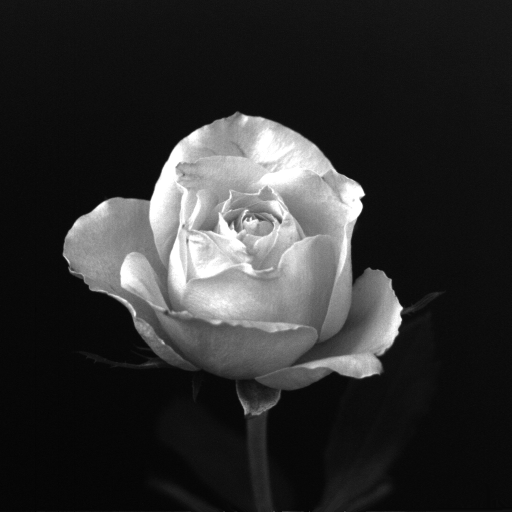
%> input picture 로봇비전/Original Images/dipum_images_ch02/Fig0206(a)(rose-original).tif, 1024 x 1024 px (shown at 1/2 size)
$ octave test1.m   (GNU Octave 9; MATLAB toolbox functions it lacks are replaced by stand-ins)
%> lines starting %> are read from the running program, lines starting %| are printed output that depends on the picture
### 로봇비전/hw1/reverse.m
function y = reverse(x) %Make the right and left side of matrix reversed
[m, n] = size(x);
for i = 1:m
    for j = 1:fix(n/2)
        S1 = x(i, j);
        S2 = x(i, n-j+1);
        y(i, j) = S2;
        y(i, n-j+1) = S1;
    end
end
end

### 로봇비전/hw1/right_shift.m
function y = right_shift(x, a) %Shift the Matrix x a space to the right
[m, n] = size(x);
for i = 1:m
    for j = 1:n-a
       y(i, j+a) = x(i, j);
    end
end
end

### 로봇비전/hw1/test1.m
%%% Robot Vision%%%
%%% Dept. of Electronic Engineering
%%% 201314651 Lee Wonjai

F = im2double(imread('.\Original Images\dipum_images_ch02\Fig0206(a)(rose-original).tif')); % 이미지 read
%> F: size 1024x1024 double; min 0, max 1, mean 0.183

imfinfo('.\Original Images\dipum_images_ch02\Fig0206(a)(rose-original).tif') % 이미지 정보 표시

S = F(300:340, 300:340); % 이미지 커팅하여 표시
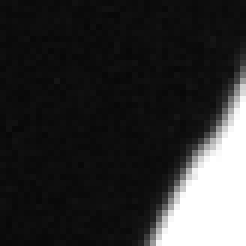
%> S: size 41x41 double (shown 6 times larger); min 0.0314, max 1, mean 0.185
S = im2uint8(S);
%> S: size 41x41 uint8
figure('Name', 'Cutted','NumberTitle','off'), imshow(S);

F = im2uint8(F); % 행렬 F를 uint8 형태로 바꿈
%> F is the input picture: size 1024x1024 uint8; min 0, max 255, mean 46.8

R = reverse(F); % 이미지 좌우 반전
%> after the loop in reverse, `for i = 1:m`:
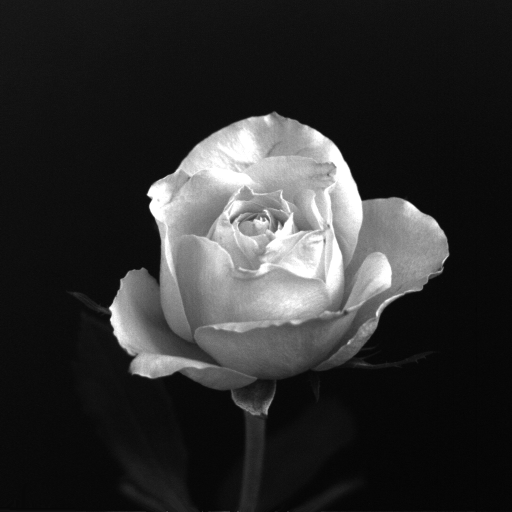
%> y: size 1024x1024 uint8 (shown at 1/2 size); min 0, max 255, mean 46.8; mean of the top-left, top-right, bottom-left and bottom-right quarters 47.1, 56.7, 41.6, 41.8
figure('Name', 'Reversed','NumberTitle','off'), imshow(R)

SD = F.*0.8; % 이미지 흐리게 하기
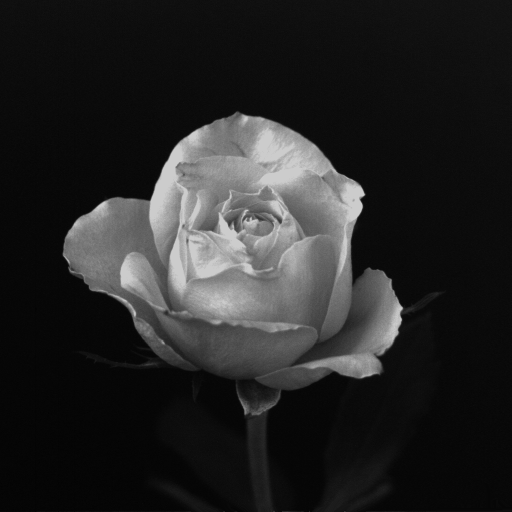
%> SD: size 1024x1024 uint8 (shown at 1/2 size); min 0, max 204, mean 37.4
figure('Name', 'Blurred','NumberTitle','off'), imshow(SD)

SR = right_shift(F, 3); % 이미지 시프트
%> after the loop in right_shift, `for i = 1:m`:
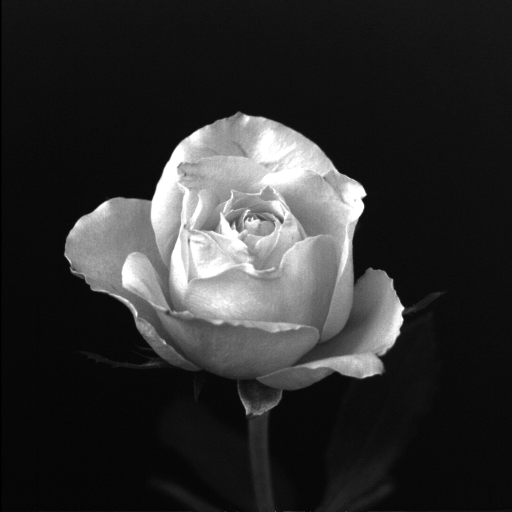
%> y: size 1024x1024 uint8 (shown at 1/2 size); min 0, max 255, mean 46.7
SB = F-SR; % original 이미지에서 shifted 이미지 빼기
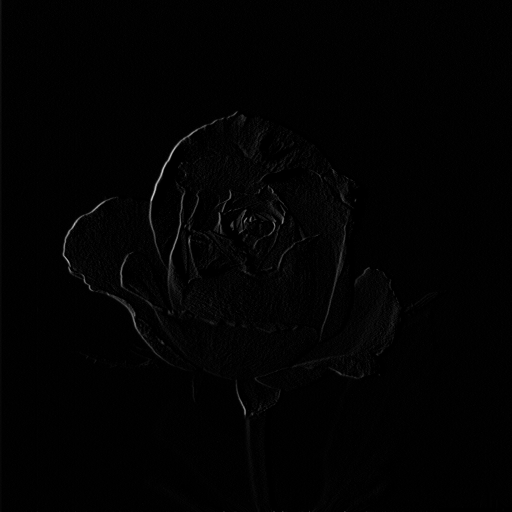
%> SB: size 1024x1024 uint8 (shown at 1/2 size); min 0, max 223, mean 2.3
figure('Name', 'Subtracted','NumberTitle','off'), imshow(SB)
